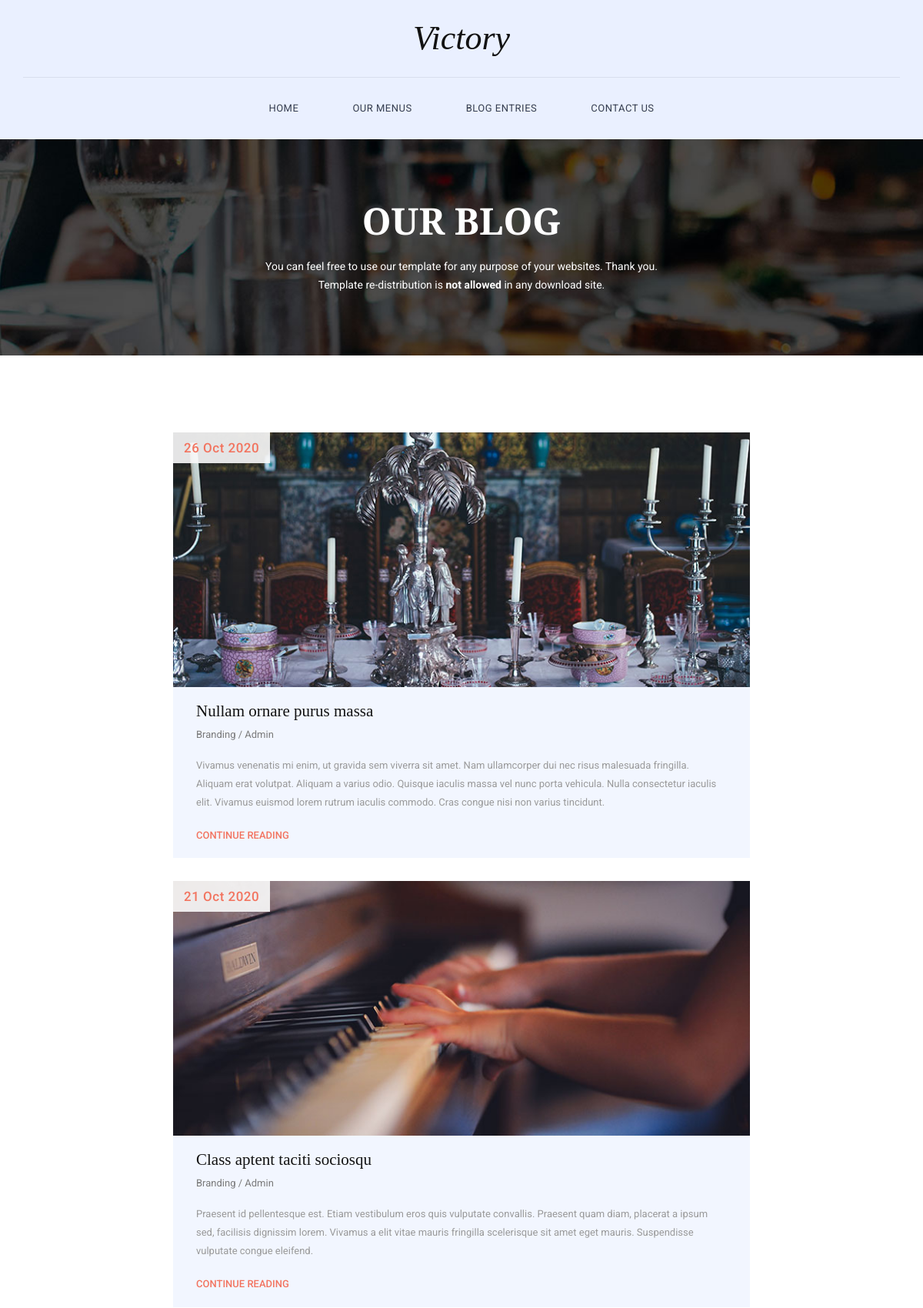
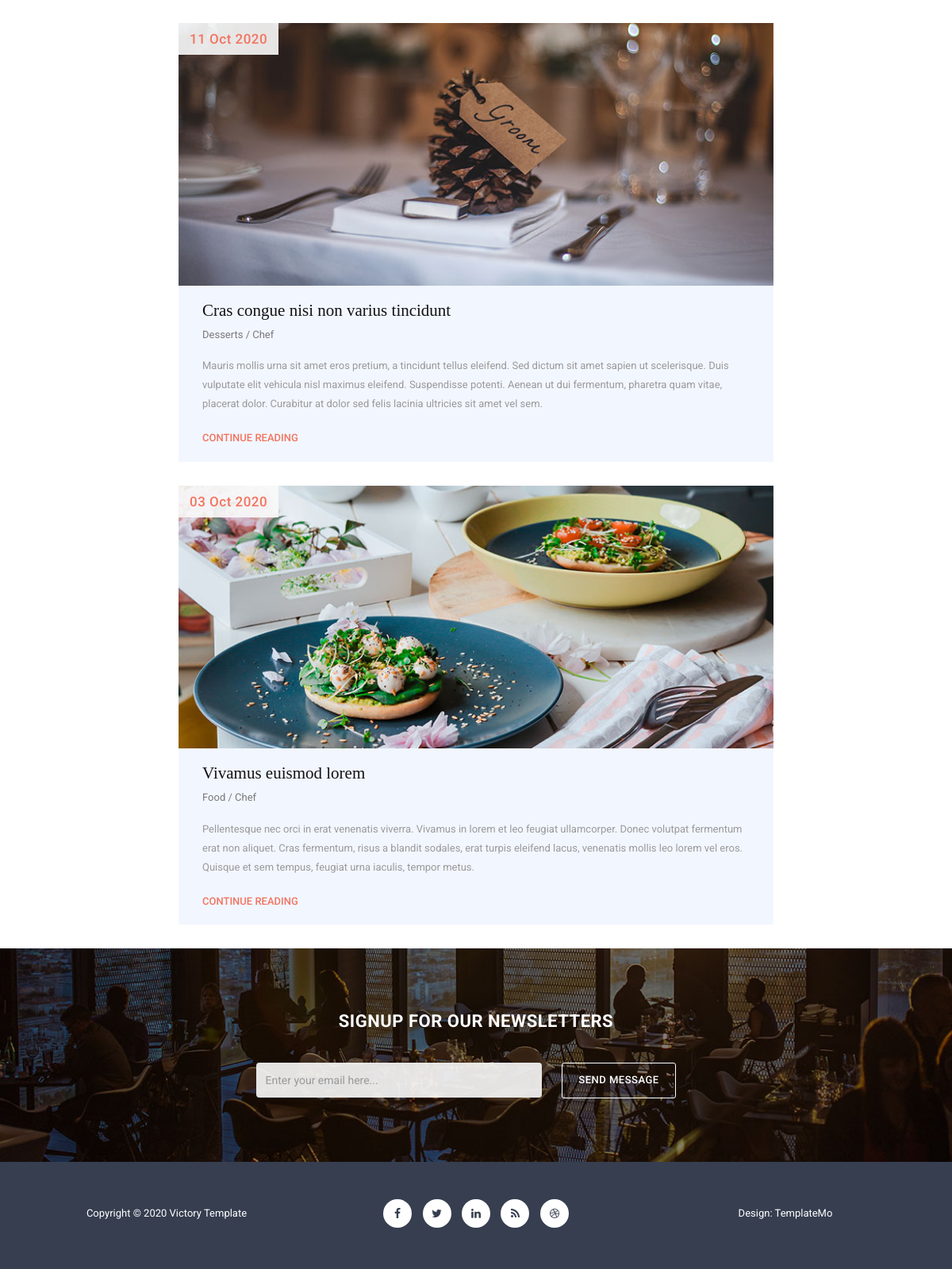
Page /blog on the committed database (2 pictures, top to bottom).
### tables this page shows
CREATE TABLE "menu"
(
    id    integer PRIMARY KEY AUTOINCREMENT,
    title text NOT NULL,
    url   text NOT NULL
);

CREATE TABLE blog_page
(
    id          integer PRIMARY KEY AUTOINCREMENT,
    img_url     text,
    date        text,
    title       text,
    span        text,
    description text,
    btn_text    text
, btn_url text);

CREATE TABLE icons
(
    id  integer PRIMARY KEY AUTOINCREMENT,
    url text,
    class text
);

### views/blog.py (the view)
@blog_bp.route('/blog')
def blog():
    return render_template('pages/blog.html',
                           title='Our Blog',
                           menu=main.get_menu(),
                           icons=main.get_icons(),
                           blog_page=dbase.get_blog_page())

### SQLite/db.py (called while the page is built)
def connect_db():
    conn = sqlite3.connect(app.config['DATABASE'])
    conn.row_factory = sqlite3.Row
    return conn

def get_db():
    if not hasattr(g, 'link_db'):
        g.link_db = connect_db()
    return g.link_db

### controllers/blog_controller.py (called while the page is built)
    def get_blog_page(self):
        try:
            self.__cur.execute("""SELECT * FROM blog_page""")
            result = self.__cur.fetchall()
            if result:
                return result
                print('[SQLite] - - [Successful get blog_page]')
        except sqlite3.Error as err:
            print(f'[ERROR] - - [{err}]')

### controllers/main_controller.py (called while the page is built)
    def get_menu(self):
        try:
            self.__cur.execute("""SELECT * FROM menu""")
            result = self.__cur.fetchall()
            if result:
                return result
                print('[SQLite] - - [Successful get menu]')
        except sqlite3.Error as err:
            print(f'[ERROR] - - [{err}]')

    def get_icons(self):
        try:
            self.__cur.execute("""SELECT * FROM icons""")
            result = self.__cur.fetchall()
            if result:
                return result
                print('[SQLite] - - [Successful get icons]')
        except sqlite3.Error as err:
            print(f'[ERROR] - - [{err}]')

### views/blog.py (called while the page is built)
@blog_bp.before_request
def before_request():
    global main
    global dbase
    global db
    db = get_db()
    dbase = Blog_Controller(db)
    main = Main_Controller(db)

### templates/pages/blog.html
{% extends 'base.html' %}
{% block content %}
    {% block blog_heading %}
        <section class="page-heading">
            <div class="container">
                <div class="row">
                    <div class="col-md-12">
                        <h1>Our Blog</h1>
                        <p>You can feel free to use our template for any purpose of your websites. Thank you. Template
                            re-distribution is <strong>not allowed</strong> in any download site.</p>
                    </div>
                </div>
            </div>
        </section>
    {% endblock %}
    {% block blog_page %}
        <section class="blog-page">
            <div class="container">
                <div class="row">
                    {% for bp in blog_page %}
                        <div class="col-md-8 col-md-offset-2">
                            <div class="blog-item">
                                <img src="{{ bp.img_url }}" alt="{{ bp.title }}">
                                <div class="date">{{ bp.date }}</div>
                                <div class="down-content">
                                    <h4>{{ bp.title }}</h4>
                                    <span>{{ bp.span }}</span>
                                    <p>{{ bp.description }}</p>
                                    <div class="text-button">
                                        <a href="{{ bp.btn_url }}">{{ bp.btn_text }}</a>
                                    </div>
                                </div>
                            </div>
                        </div>
                    {% endfor %}
                </div>
            </div>
        </section>
    {% endblock %}
    {% block sign_up %}
        <section class="sign-up">
            <div class="container">
                <div class="row">
                    <div class="col-md-12">
                        <div class="heading">
                            <h2>Signup for our newsletters</h2>
                        </div>
                    </div>
                </div>
                <form id="contact" action="" method="get">
                    <div class="row">
                        <div class="col-md-4 col-md-offset-3">
                            <fieldset>
                                <input name="email" type="text" class="form-control" id="email"
                                       placeholder="Enter your email here..." required="">
                            </fieldset>
                        </div>
                        <div class="col-md-2">
                            <fieldset>
                                <button type="submit" id="form-submit" class="btn">Send Message</button>
                            </fieldset>
                        </div>
                    </div>
                </form>
            </div>
        </section>
    {% endblock %}
{% endblock %}

### templates/base.html (shortened to what this page needs)
<!DOCTYPE html>
<html lang="en">
<head>
    <link rel="stylesheet" href="{{ url_for('static', filename="css/bootstrap.min.css") }}">
    <link rel="stylesheet" href="{{ url_for('static', filename="css/bootstrap-theme.min.css") }}">
    <link rel="stylesheet" href="{{ url_for('static', filename="css/fontAwesome.css") }}">
    <link rel="stylesheet" href="{{ url_for('static', filename="css/hero-slider.css") }}">
    <link rel="stylesheet" href="{{ url_for('static', filename="css/owl-carousel.css") }}">
    <link rel="stylesheet" href="{{ url_for('static', filename="css/templatemo-style.css") }}">
</head>
<body>
<div class="header">
    <div class="container">
        <a href="#" class="navbar-brand scroll-top">Victory</a>
        <nav class="navbar navbar-inverse" role="navigation">
            {% block menu %}
                <div id="main-nav" class="collapse navbar-collapse">
                    <ul class="nav navbar-nav">
                        {% for m in menu %}
                            <li><a href="{{ m.url }}">{{ m.title }}</a></li>
                        {% endfor %}
                    </ul>
                </div>
            {% endblock %}
        </nav>
    </div>
</div>
{% block content %}
{% endblock %}
{% block footer %}
    <footer>
        <div class="container">
            <div class="row">
                <div class="col-md-4">
                    <p>Copyright &copy; 2020 Victory Template</p>
                </div>
                <div class="col-md-4">
                    <ul class="social-icons">
                        {% for i in icons %}
                        <li><a href="{{ i.url }}"><i class="{{ i.class }}"></i></a></li>
                        {% endfor %}
                    </ul>
                </div>
                <div class="col-md-4">
                    <p>Design: TemplateMo</p>
                </div>
            </div>
        </div>
    </footer>
{% endblock %}
</body>
</html>

### static/css/hero-slider.css (style rules this page uses)
*, *::after, *::before { -webkit-box-sizing: border-box; -moz-box-sizing: border-box; box-sizing: border-box; }
html { font-size: 62.5%; }
body { font-family: "Open Sans", sans-serif; color: #2c343b; background-color: #f2f2f2; }
a { color: #d44457; text-decoration: none; }
img { max-width: 100%; }

### static/css/templatemo-style.css (style rules this page uses)
* { margin: 0; padding: 0; font-family: 'Roboto', arial, sans-serif; }
body { overflow-x: hidden; background-color: #fff; }
ul { list-style: none; margin: 0px; }
p { color: #9a9a9a; font-size: 13px; line-height: 24px; }
.header { width: 100%; padding: 0; z-index: 10000; transition: all 0.2s ease-in-out; background-color: #eaf0ff; text-align: center; }
.navbar-inverse .navbar-brand, .navbar-inverse .navbar-nav>li>a { text-shadow: none; }
.navbar-brand { font-family: 'Spectral', serif; font-size: 44px; color: #121212; font-style: italic; text-align: center; width: 100%; border-bottom: 1px solid #d8deed; position: relative; padding: 40px 0px; height: auto!important; }
#main-nav { padding: 15px 0px; float: right; position:relative; left:-50%; text-align: left; }
.nav { list-style:none; position:relative; left:50%; }
.navbar-nav li { margin: 0px 20px; }
.navbar-nav li a { font-family: 'Roboto', sans-serif; font-size: 13px; text-transform: uppercase; color: #363e50!important; letter-spacing: 0.5px; }
.navbar-inverse { background-image: none; background-color: transparent; }
.header .navbar { margin: 0; border: none; }
section.sign-up { padding: 80px 0px; background-image: url(../img/signup-bg.jpg); background-repeat: no-repeat; background-size: cover; background-position: center center; text-align: center; }
.sign-up .heading h2 { text-align: center; margin-top: 0px; margin-bottom: 40px; font-size: 22px; font-weight: 700; letter-spacing: 0.5px; text-transform: uppercase; color: #fff; }
.sign-up button { margin-left: -30px; display: inline-block; background-color: transparent; color: #fff!important; font-size: 13px; text-transform: uppercase; font-weight: 500; padding: 12px 20px; border-radius: 3px; text-decoration: none; letter-spacing: 0.5px; border: 1px solid #fff; }
.sign-up input { margin-right: -30px; height: 44px; border: 3px; background-color: rgba(250, 250, 250, 0.9); color: #5a5a5a!important; box-shadow: none!important; outline: none!important; }
footer { background-color: #363e50; line-height: 130px; text-align: center; }
footer p { line-height: 120px; color: #fff; margin-top: 5px; }
footer ul { list-style: none; padding: 0; margin: 0; }
footer ul li { display: inline-block; margin: 0px 5px; }
footer ul li i { width: 36px; height: 36px; display: inline-block; text-align: center; line-height: 36px!important; background-color: #fff; border-radius: 50%; color: #363e50; transition: all 0.5s; }
section.page-heading { padding: 80px 0px; background-image: url(../img/heading-bg.jpg); background-repeat: no-repeat; background-size: cover; background-position: center center; text-align: center; }
.page-heading h1 { margin-top: 0px; margin-bottom: 20px; font-family: 'Spectral', serif; font-size: 48px; font-weight: 700; text-transform: uppercase; color: #fff; }
.page-heading p { color: #fff; font-size: 14px; padding: 0px 25%; margin-bottom: 0px; }
section.blog-page { margin-top: 100px; }
.blog-item img { width: 100%; overflow: hidden; }
.blog-item { margin-bottom: 30px; }
.blog-item .down-content { background-color: #f2f6ff; padding: 20px 30px; }
.blog-item .down-content h4 { margin-top: 0px; margin-bottom: 0px; padding-bottom: 8px; font-family: 'Spectral', serif; font-size: 21px; color: #121212; }
.blog-item .down-content span { font-size: 13px; color: #7a7a7a; display: inline-block; margin-bottom: 18px; }
.blog-item .down-content .text-button a { font-size: 13px; font-weight: 500; color: #f2745f; text-decoration: none; text-transform: uppercase; margin-top: 12px; display: inline-block; }
.blog-item .date { font-size: 17px; color: #f2745f; font-weight: 500; letter-spacing: 0.5px; padding: 8px 14px; position: absolute; left: 15px; top: 0px; background-color: rgba(250, 250, 250, 0.9); }

### rows in the picture
menu: title "HOME"
menu: title "OUR MENUS"
menu: title "BLOG ENTRIES"
menu: title "CONTACT US"
blog_page: img_url (picture), date "26 Oct 2020", title "Nullam ornare purus massa", span "Branding / Admin", description "Vivamus venenatis mi enim, ut gravida sem viverra sit amet. Nam ullamcorper dui nec risus malesuada fringilla. Aliquam erat volutpat. Aliquam a varius odio. Quisque iaculis massa vel nunc porta vehicula. Nulla consectetur iaculis elit. Vivamus euismod lorem rutrum iaculis commodo. Cras congue nisi non varius tincidunt.", btn_text "CONTINUE READING"
blog_page: img_url (picture), date "21 Oct 2020", title "Class aptent taciti sociosqu", span "Branding / Admin", description "Praesent id pellentesque est. Etiam vestibulum eros quis vulputate convallis. Praesent quam diam, placerat a ipsum sed, facilisis dignissim lorem. Vivamus a elit vitae mauris fringilla scelerisque sit amet eget mauris. Suspendisse vulputate congue eleifend.", btn_text "CONTINUE READING"
blog_page: img_url (picture), date "11 Oct 2020", title "Cras congue nisi non varius tincidunt", span "Desserts / Chef", description "Mauris mollis urna sit amet eros pretium, a tincidunt tellus eleifend. Sed dictum sit amet sapien ut scelerisque. Duis vulputate elit vehicula nisl maximus eleifend. Suspendisse potenti. Aenean ut dui fermentum, pharetra quam vitae, placerat dolor. Curabitur at dolor sed felis lacinia ultricies sit amet vel sem.", btn_text "CONTINUE READING"
blog_page: img_url (picture), date "03 Oct 2020", title "Vivamus euismod lorem", span "Food / Chef", description "Pellentesque nec orci in erat venenatis viverra. Vivamus in lorem et leo feugiat ullamcorper. Donec volutpat fermentum erat non aliquet. Cras fermentum, risus a blandit sodales, erat turpis eleifend lacus, venenatis mollis leo lorem vel eros. Quisque et sem tempus, feugiat urna iaculis, tempor metus.", btn_text "CONTINUE READING"
